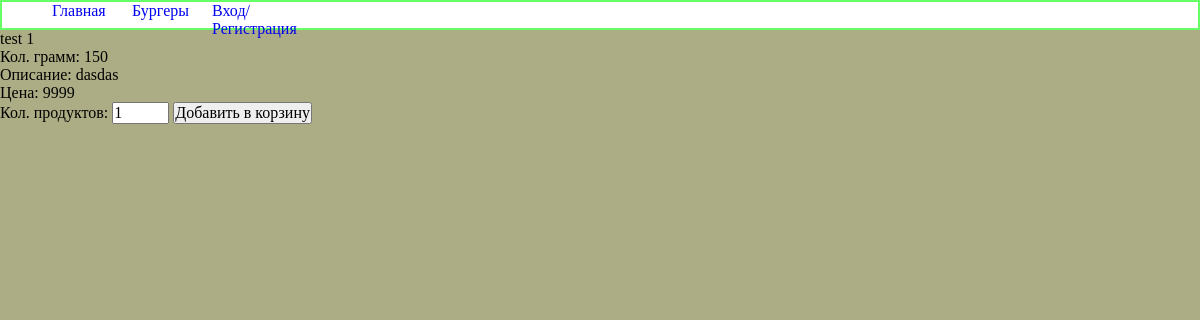
Screenshot of /Бургеры/Test1 with the database file from the repository.
### list_product/models.py (models this page shows, shortened)
class BurgerProduct(models.Model):
    title = models.CharField(max_length=100, verbose_name='Название продукта')
    description = models.TextField(max_length=1000, verbose_name='Описание продукта')
    grammar = models.IntegerField(verbose_name='Граммовки', default='0')
    price = models.IntegerField(verbose_name='Цена')
    image = models.ImageField(blank=True, null=True, verbose_name='Фото продукта')
    slug = models.SlugField(max_length=50)
    class Meta:
        verbose_name_plural = 'Бургеры'

### list_product/service.py (called while the page is built)
def get_product(slug):
    return BurgerProduct.objects.get(slug=slug)

### list_product/views.py (called while the page is built)
    def get(self, request, slug):
        try:
            burger_product = get_product(slug)
        except BurgerProduct.DoesNotExist:
            raise Http404()
        return render(request, 'list_product/burgerproduct_detail.html', context={'burger': burger_product})

### templates/list_product/burgerproduct_detail.html (shortened to what this page needs)
{% extends 'base.html' %}
{% block content %}
<p>{{ burger.title }}</p>
<p>Кол. грамм: {{ burger.grammar }}</p>
<p>Описание: {{ burger.description }}</p>
<p>Цена: {{ burger.price }}</p>
<form method="post">
     Кол. продуктов: <input type="number" name="count" value="1" max="15" min="1">
    <button type="submit">Добавить в корзину</button>
</form>
{% endblock %}

### static/info/css/base.css (style rules this page uses)
* { margin: 0; padding: 0; }
html { box-sizing: border-box; background-color: #adad85; }
*, *::before, *::after { box-sizing: inherit; }
button, input, select, textarea { font-family: inherit; font-size: 100%; padding: 0; margin: 0; }

### rows the page displays
BurgerProduct: title "test 1", grammar "150", description "dasdas", price "9999"
